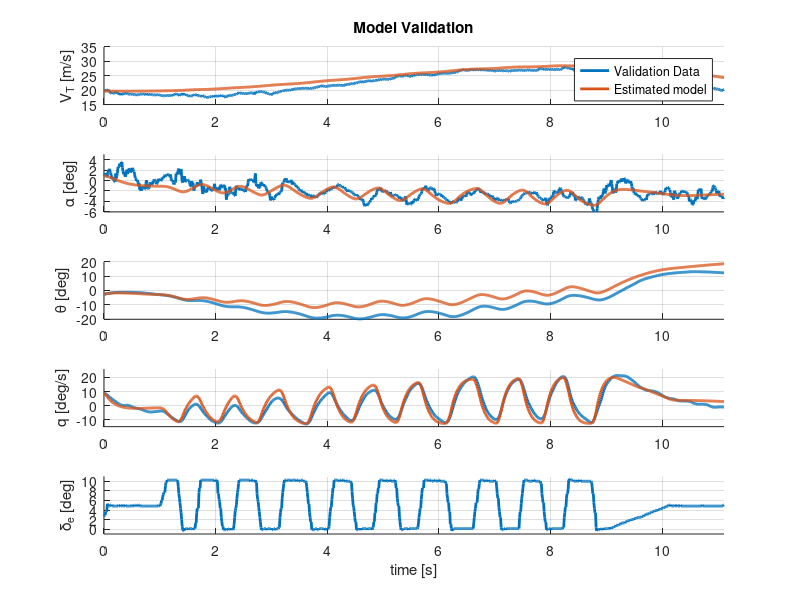

This chart was generated by the following MATLAB code:
function AWES_Validation
% ======================================================================= %
% Title:  Validation Mathematical Model Aircraft Equation of Motion       %
%         Longitudinal dynamics                                           %
% Author: Giovanni Licitra                                                %
% Date:   20-11-2017                                                      %
% ======================================================================= %

load('Data_Validation.mat')

ts   = 0.01;                                            % sample time [s]
N    = length(Udata);                                   % number of samples 
t    = linspace(0,ts*N,N)';                             % define range
ut   = t;                                               % time varing parameter
u    = zeros(length(t),3);u(:,2) = Udata;               % load inputs 
x0   = [Ydata(1);0;Ydata(2);0;Ydata(3);0;0;Ydata(4);0]; % initial states: steady wing level  
p    = loadParameters;                                  % load Aircraft Physical Parameters

[time,Xsim] = ode45(@(t,x) ode(t,x,u,ut,p),t,x0);
plotForwardSimulation(time,Xsim,Udata,Ydata)

end

function dx              = ode(t,x,u,ut,p)                                           
  % Aircraft equation of motion suitable for system identification purpose
  u = interp1(ut,u,t);    % Interpolate the data set (ut,u) at time t
  
  % Differential states  
  Vt    = x(1); % Airspeed        [m/s]
  beta  = x(2); % Side slip angle [rad]
  alpha = x(3); % Angle of attack [rad]
  phi   = x(4); % Roll angle      [rad]
  theta = x(5); % Pitch angle     [rad]
  psi   = x(6); % Yaw angle       [rad]
  P     = x(7); % Roll rate       [rad/s]
  Q     = x(8); % Pitch rate      [rad/s]
  R     = x(9); % Yaw rate        [rad/s]
  
  % Control inputs
  dA    = u(1); % Aileron deflection  [rad]
  dE    = u(2); % Elevator deflection [rad]
  dR    = u(3); % Rudder deflection   [rad]
  
  PHI    = [phi;theta;psi];        % Euler angles
  wBody  = [P;Q;R];                % Angular body rates
  Rsb    = Cbody2stability(alpha); % DCM: Body2Stability frame (Rb2s)    
  wBodyS = Rsb*wBody;              % Angular Body rates in Stability frame
  Ps     = wBodyS(1);
  Qs     = wBodyS(2);
  Rs     = wBodyS(3);

  % get aeroDynamics and engineDynamics: Body-fixed frame
  [FaeroB  , MaeroB] = aeroDynamicsIdentification(Vt,alpha,beta,dA,dE,dR,wBody,p);
 
  %Compute Force Equation [Wind Axes]
  Rwb    = Cbody2wind(alpha,beta);
  FaeroW = Rwb*FaeroB;   % Aerodynamic forces in wind axes FaeroW = [-L;-C;-D]
   
  D = -FaeroW(1); % Drag Force
  C = -FaeroW(2); % Cross-Wind Force 
  L = -FaeroW(3); % Lift Force
  
  % gravity Contribution [Wind Axes]
  gD = p.environment.graity; 
  g1 = gD*(-cos(alpha)*cos(beta)*sin(theta) + sin(beta)*sin(phi)*sin(theta) + sin(alpha)*cos(beta)*cos(phi)*cos(theta));   
  g2 = gD*( cos(alpha)*sin(beta)*sin(theta) + cos(beta)*sin(phi)*cos(theta) - sin(alpha)*sin(beta)*cos(phi)*cos(theta));
  g3 = gD*( sin(alpha)*sin(theta) + cos(alpha)*cos(phi)*cos(theta));
  
  % Make System
  mass      = p.physicalParameters.mass; 
  inertia   = p.physicalParameters.inertia;
  Vt_dot    = (1/mass)*(-D + mass*g1);
  beta_dot  = (1/(mass*Vt))*(-C + mass*g2 - mass*Vt*Rs); 
  alpha_dot = (1/(mass*Vt*cos(beta)))*(-L + mass*g3 + mass*Vt*(Qs*cos(beta) - Ps*sin(beta)));  
  PHI_dot   = Heuler(PHI)*wBody;                              % Kinematics  
  wBody_dot = inv(inertia)*MaeroB+cross(wBody,inertia*wBody); % angular acceleration [Body Frame]
 
  dx        = [Vt_dot;beta_dot;alpha_dot;PHI_dot;wBody_dot];  
end
function p               = loadParameters                                            
p = struct;

%% Physical Parameters ====================================================
p.physicalParameters.wingArea   =  3;    % [m^2]
p.physicalParameters.wingSpan   =  5.50; % [m]
p.physicalParameters.chord      =  0.55; % [m]
p.physicalParameters.mass       = 36.80; % [Kg]
p.physicalParameters.inertia    = [25.00, 0   ,-0.47 ;...
                                    0   ,32.00, 0    ;...
                                   -0.47, 0   ,56.00]; % [Kg*m^2]

%% Dimensionless Aerodynamic Derivatives ==================================
% Longitudinal Derivatives (coming from flight test) ----------------------

% Force Coefficient: Xbody axis
p.derivatives.dCX.CX0   =  -0.0190;    
p.derivatives.dCX.CXa   =  -0.4700;  
p.derivatives.dCX.CXq   =  -0.6029;  
p.derivatives.dCX.CXdE  =  -0.0106; 

% Force Coefficient: Zbody axis
p.derivatives.dCZ.CZ0   =  -0.5953; 
p.derivatives.dCZ.CZa   =  -5.3432;
p.derivatives.dCZ.CZq   =  -7.5000; 
p.derivatives.dCZ.CZdE  =   0.1616; 

% Moment Coefficient: Pitch
p.derivatives.dCm.Cm0   =   0.0645;  
p.derivatives.dCm.Cma   =  -0.8148; 
p.derivatives.dCm.Cmq   = -25.4218; 
p.derivatives.dCm.CmdE  =  -1.0535; 

% Lateral Derivatives (coming from lifting line method) -------------------

% Force Coefficient: Ybody axis
p.derivatives.dCY.CYb   =  -0.1850; 
p.derivatives.dCY.CYp   =  -0.1020;
p.derivatives.dCY.CYr   =   0.1700;
p.derivatives.dCY.CYdA  =  -0.0510;
p.derivatives.dCY.CYdR  =   0.1030;

% Moment Coefficient: Roll
p.derivatives.dCl.Clb   =  -0.0630;
p.derivatives.dCl.Clp   =  -0.5600;
p.derivatives.dCl.Clr   =   0.1500;
p.derivatives.dCl.CldA  =  -0.2480;
p.derivatives.dCl.CldR  =   0.0040;

% Moment Coefficient: Yaw
p.derivatives.dCn.Cnb   =   0.0590;
p.derivatives.dCn.Cnp   =  -0.0400;
p.derivatives.dCn.Cnr   =  -0.0560;
p.derivatives.dCn.CndA  =   0.0210;
p.derivatives.dCn.CndR  =  -0.0400;

%% Environmental Parameter ================================================
p.environment.airDensity =  1.225; % [Kg/m^3]
p.environment.graity     =  9.81;  % [m/s^2] 

end
function [FaeroB,MaeroB] = aeroDynamicsIdentification(Vt,alpha,beta,dA,dE,dR,wBody,p)
% Compute aerodynamic forces and moments [body-fixed axis]
% Input -------------------------------------------------------------------
% Vt          - airspeed [m/s]
% alpha       - angle of attack [rad]
% beta        - angle of sideslip [rad]
% dA,dE,dR    - aileron, elevator, rudder deflection [rad]
% wBody       - angular body rate [rad/s] 
% p           - structure which contains physical parameters
% Output ------------------------------------------------------------------
% Faero       - BodyAxis Frame [FX;FY;FZ]
% Maero       - BodyAxis Frame [L ;M ;N ]

% define dynamics pressure qbar
airspeed = Vt;
rho      = p.environment.airDensity;
qbar     = 0.5*rho*airspeed^2; 

% get Aarcraft geometry
wingSpan = p.physicalParameters.wingSpan;
chord    = p.physicalParameters.chord;
wingArea = p.physicalParameters.wingArea;

% Normalized Body Rates
phat     = 0.5 * wingSpan / airspeed * wBody(1);
qhat     = 0.5 * chord    / airspeed * wBody(2);
rhat     = 0.5 * wingSpan / airspeed * wBody(3);

% Force Coefficient: Xbody axis
CX0   = p.derivatives.dCX.CX0;   
CXa   = p.derivatives.dCX.CXa;    
CXq   = p.derivatives.dCX.CXq;  
CXdE  = p.derivatives.dCX.CXdE; 

CX    = CX0 + CXa * alpha + CXq * qhat + CXdE * dE;

% Force Coefficient: Ybody axis
CYb   = p.derivatives.dCY.CYb;  
CYp   = p.derivatives.dCY.CYp;  
CYr   = p.derivatives.dCY.CYr;  
CYdA  = p.derivatives.dCY.CYdA; 
CYdR  = p.derivatives.dCY.CYdR; 

CY    = CYb * beta + CYp * phat + CYr * rhat + CYdA * dA + CYdR * dR;

% Force Coefficient: Zbody axis
CZ0   = p.derivatives.dCZ.CZ0; 
CZa   = p.derivatives.dCZ.CZa; 
CZq   = p.derivatives.dCZ.CZq; 
CZdE  = p.derivatives.dCZ.CZdE; 

CZ    = CZ0 + CZa * alpha + CZq * qhat + CZdE * dE;

% Moment Coefficient: Roll
Clb   = p.derivatives.dCl.Clb; 
Clp   = p.derivatives.dCl.Clp; 
Clr   = p.derivatives.dCl.Clr; 
CldA  = p.derivatives.dCl.CldA; 
CldR  = p.derivatives.dCl.CldR; 

Cl    = Clb * beta + Clp * phat  + Clr * rhat + CldA * dA + CldR * dR;

% Moment Coefficient: Pitch
Cm0   = p.derivatives.dCm.Cm0; 
Cma   = p.derivatives.dCm.Cma; 
Cmq   = p.derivatives.dCm.Cmq; 
CmdE  = p.derivatives.dCm.CmdE; 

Cm    = Cm0  + Cma * alpha + Cmq * qhat + CmdE * dE;

% Moment Coefficient: Yaw
Cnb   = p.derivatives.dCn.Cnb; 
Cnp   = p.derivatives.dCn.Cnp; 
Cnr   = p.derivatives.dCn.Cnr;  
CndA  = p.derivatives.dCn.CndA;  
CndR  = p.derivatives.dCn.CndR;  

Cn    = Cnb * beta + Cnp * phat  + Cnr * rhat + CndA * dA + CndR * dR ;

% Assemble Faero
FX_BODY  = CX * qbar * wingArea;
FY_BODY  = CY * qbar * wingArea;
FZ_BODY  = CZ * qbar * wingArea;
FaeroB    = [FX_BODY; FY_BODY; FZ_BODY];

% Assemble Maero
rollingMoment  = qbar * wingArea * wingSpan * Cl;
pitchingMoment = qbar * wingArea * chord    * Cm;
yawingMoment   = qbar * wingArea * wingSpan * Cn;
MaeroB          = [rollingMoment; pitchingMoment; yawingMoment];

end
function Rsb             = Cbody2stability(alpha)                                    
% Direction Cosine Matrix from Body -> Stability(alpha)
% Reference Stevens: Aircraft Control and Simulation pag.77

% DCM stability
Rsb = [ cos(alpha), 0 ,  sin(alpha);
           0      , 1 ,     0      ;
       -sin(alpha), 0 ,  cos(alpha)];
end
function Rwb             = Cbody2wind(alpha,beta)                                    
% Direction Cosine Matrix from Body -> Stability(alpha) |-> Wind (beta)
% Reference Stevens: Aircraft Control and Simulation pag.77

% DCM stability
Rsb = [ cos(alpha), 0 ,  sin(alpha);
           0      , 1 ,     0      ;
       -sin(alpha), 0 ,  cos(alpha)];
        
Rws = [ cos(beta),sin(beta), 0;
       -sin(beta),cos(beta), 0;
            0    ,   0     , 1];
          
Rwb = Rws*Rsb;
end
function H               = Heuler(PHI)                                               
% Rates of Euler Angles Matrix
% Reference Stevens: Aircraft Control and Simulation pag.20
phi   = PHI(1);
theta = PHI(2);
psi   = PHI(3);

H = [1 , sin(phi)*tan(theta) , cos(phi)*tan(theta)   ;
     0 ,       cos(phi)      ,      -sin(phi)        ;
     0 ,(sin(phi)/cos(theta)), (cos(phi)/cos(theta))];
end
function                   plotForwardSimulation(time,Xsim,Udata,Ydata)              
  Vt_sim     = Xsim(:,1);
  % beta_sim   = Xsim(:,2);  
  alpha_sim  = Xsim(:,3);
  % phi_sim    = Xsim(:,4);
  theta_sim  = Xsim(:,5);
  % psi_sim    = Xsim(:,6);
  % p_sim      = Xsim(:,7);
  q_sim      = Xsim(:,8);
  % r_sim      = Xsim(:,9);
  
  LineWidth = 2;
  figure;
  %----------------------------------------------------------------- Airspeed
  subplot(5,1,1);hold on;grid on;ylabel('V_{T} [m/s]');
  title('Model Validation');
  plot(time,Ydata(1,:),'LineWidth',LineWidth);
  plot(time,Vt_sim    ,'LineWidth',LineWidth);
  xlim([0,time(end)]);
  ylim([15,35]);
  legend('Validation Data','Estimated model');
  %---------------------------------------------------------- Angle of Attack
  subplot(5,1,2);hold on;grid on;ylabel('\alpha [deg]');  
  plot(time,rad2deg(Ydata(2,:)),'LineWidth',LineWidth);
  plot(time,rad2deg(alpha_sim),'LineWidth',LineWidth);
  xlim([0,time(end)]);
  ylim([-6,5]);
  %------------------------------------------------------------- Pitch Angles
  subplot(5,1,3);hold on;grid on;ylabel('\theta [deg]');
  plot(time,rad2deg(Ydata(3,:)),'LineWidth',LineWidth);
  plot(time,rad2deg(theta_sim),'LineWidth',LineWidth);
  xlim([0,time(end)]);
  %--------------------------------------------------------------- Pitch Rate
  subplot(5,1,4);hold on;grid on;ylabel('q [deg/s]');
  plot(time,rad2deg(Ydata(4,:)),'LineWidth',LineWidth);
  plot(time,rad2deg(q_sim),'LineWidth',LineWidth);
  xlim([0,time(end)]);
  ylim([-15,26]);
  %----------------------------------------------------------------- Elevator
  subplot(5,1,5);hold on;grid on;ylabel('\delta_{e} [deg]');
  plot(time,rad2deg(Udata),'LineWidth',LineWidth);
  xlim([0,time(end)]);ylim([-1,11]);
  xlabel('time [s]');
end